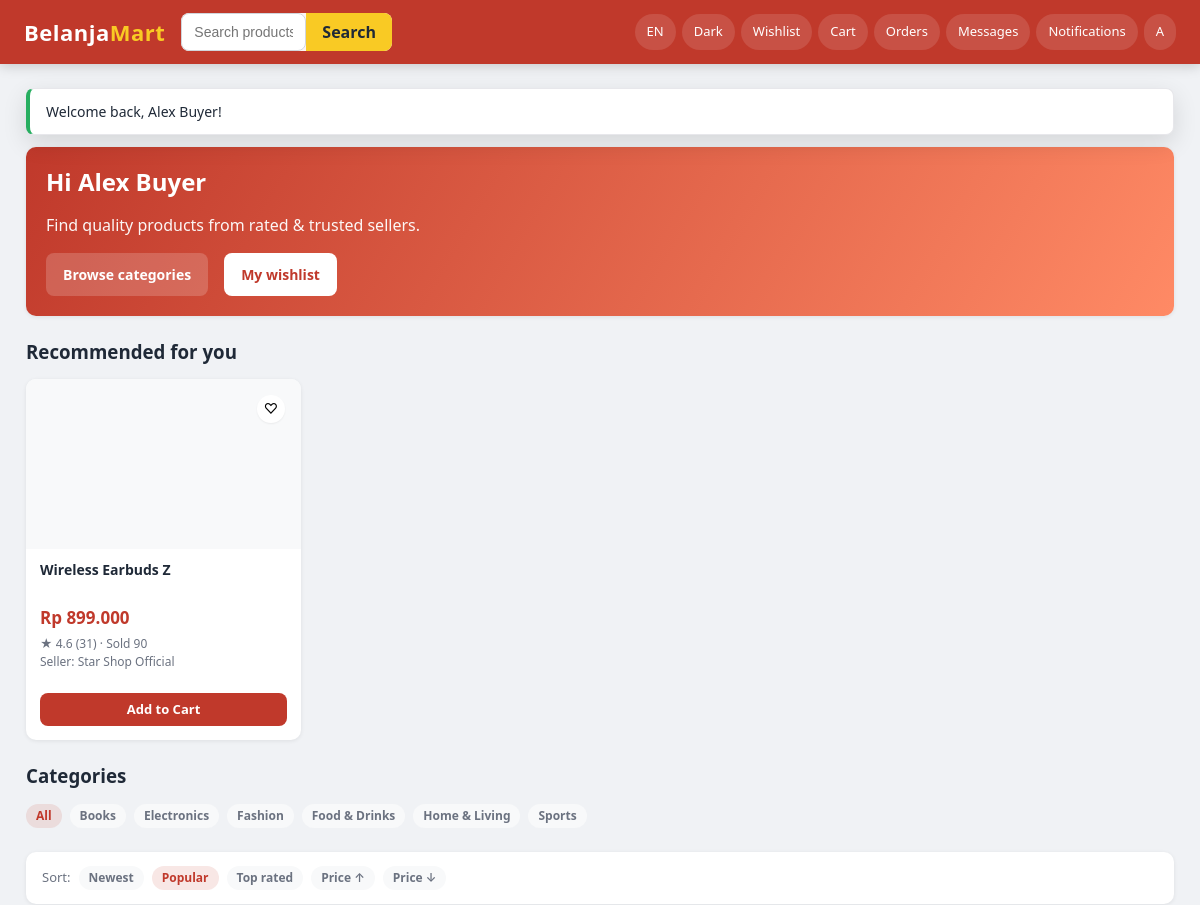
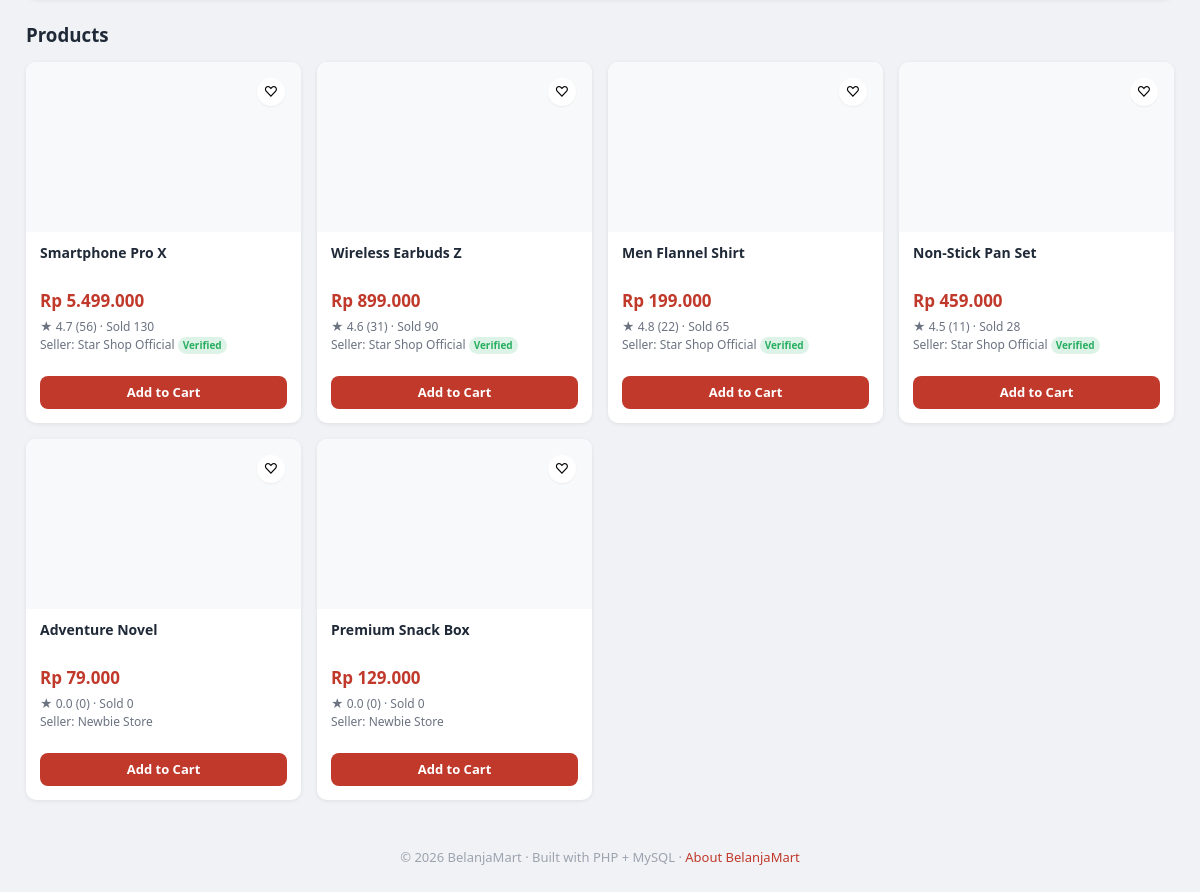
Screenshot of /frontend/pages/buyer/home.php?sort=popular (signed in) with the database file from the repository (2 pictures, top to bottom).
### tables this page shows
CREATE TABLE products (
    product_id     INT AUTO_INCREMENT PRIMARY KEY,
    seller_id      INT NOT NULL,                     
    category_id    INT,
    product_name   VARCHAR(180) NOT NULL,
    description    TEXT,
    price          DECIMAL(12,2) NOT NULL,           
    currency_code  CHAR(3) NOT NULL DEFAULT 'IDR',
    stock          INT NOT NULL DEFAULT 0,
    image          VARCHAR(255) DEFAULT NULL,
    weight_grams   INT NOT NULL DEFAULT 500,
    is_active      TINYINT(1) NOT NULL DEFAULT 1,
    average_rating DECIMAL(3,2) NOT NULL DEFAULT 0,
    total_reviews  INT NOT NULL DEFAULT 0,
    total_sold     INT NOT NULL DEFAULT 0,
    views          INT NOT NULL DEFAULT 0,
    created_at     TIMESTAMP DEFAULT CURRENT_TIMESTAMP,
    updated_at     TIMESTAMP DEFAULT CURRENT_TIMESTAMP ON UPDATE CURRENT_TIMESTAMP,
    FOREIGN KEY (seller_id)     REFERENCES users(user_id) ON DELETE CASCADE,
    FOREIGN KEY (category_id)   REFERENCES categories(category_id) ON DELETE SET NULL,
    FOREIGN KEY (currency_code) REFERENCES currencies(currency_code),
    INDEX idx_seller   (seller_id),
    INDEX idx_category (category_id),
    INDEX idx_active   (is_active),
    FULLTEXT KEY ft_name_desc (product_name, description)
);

CREATE TABLE currencies (
    currency_code  CHAR(3) PRIMARY KEY,             
    symbol         VARCHAR(8)   NOT NULL,
    name           VARCHAR(60)  NOT NULL,
     
    rate_to_usd    DECIMAL(18,6) NOT NULL DEFAULT 1,
    updated_at     TIMESTAMP DEFAULT CURRENT_TIMESTAMP ON UPDATE CURRENT_TIMESTAMP
);

CREATE TABLE seller_profiles (
    user_id        INT PRIMARY KEY,
    shop_name      VARCHAR(120) NOT NULL,
    description    TEXT,
    banner         VARCHAR(255) DEFAULT NULL,
     
    avg_rating         DECIMAL(3,2)  NOT NULL DEFAULT 0,
    total_reviews      INT NOT NULL DEFAULT 0,
    total_sales        INT NOT NULL DEFAULT 0,         
    total_cancellations INT NOT NULL DEFAULT 0,
    response_time_min  INT NOT NULL DEFAULT 0,         
    cancellation_rate  DECIMAL(5,2) NOT NULL DEFAULT 0,    
    delivery_success_rate DECIMAL(5,2) NOT NULL DEFAULT 100,
    is_verified        TINYINT(1) NOT NULL DEFAULT 0,
    FOREIGN KEY (user_id) REFERENCES users(user_id) ON DELETE CASCADE
);

CREATE TABLE categories (
    category_id    INT AUTO_INCREMENT PRIMARY KEY,
    category_name  VARCHAR(100) NOT NULL,
    icon           VARCHAR(20)  DEFAULT '📦',
    parent_id      INT NULL,
    FOREIGN KEY (parent_id) REFERENCES categories(category_id) ON DELETE SET NULL
);

### backend/core/Lang.php (called while the page is built, shortened)
<?php
class Lang
{
    private static ?string $locale = null;
    private static array $strings = [];
    private static array $fallback = [];
    private static bool $loaded = false;
    public static function locale(): string
    {
        if (self::$locale === null) {
            self::$locale = $_SESSION['__locale']
                ?? config('defaults.locale_code', 'en');
        }
        return self::$locale;
    }
    private static function load(): void
    {
        if (self::$loaded) return;
        $dir = __DIR__ . '/../lang/';
        $locale = self::locale();
        $fallbackFile = $dir . 'en.json';
        if (is_file($fallbackFile)) {
            self::$fallback = json_decode(file_get_contents($fallbackFile), true) ?: [];
        }
        if ($locale !== 'en') {
            $localeFile = $dir . $locale . '.json';
            if (is_file($localeFile)) {
                self::$strings = json_decode(file_get_contents($localeFile), true) ?: [];
            }
        } else {
            self::$strings = self::$fallback;
        }
        self::$loaded = true;
    }
    public static function get(string $key, array $replace = []): string
    {
        $text = self::$strings[$key] ?? self::$fallback[$key] ?? $key;
        foreach ($replace as $placeholder => $value) {
            $text = str_replace(':' . $placeholder, (string) $value, $text);
        }
        return $text;
    }
}

### backend/config/bootstrap.php (called while the page is built, shortened)
<?php
if (!defined('BM_BOOTSTRAPPED')) {
    $cfg = $GLOBALS['BM_CONFIG'];
    spl_autoload_register(function ($class) {
        $roots = [
            __DIR__ . '/../core/',
            __DIR__ . '/../models/',
            __DIR__ . '/../services/',
            __DIR__ . '/../controllers/',
            __DIR__ . '/../middleware/',
        ];
        foreach ($roots as $root) {
            $file = $root . $class . '.php';
            if (is_file($file)) {
                return;
            }
        }
    });
    foreach (['uploads', 'chat', 'logs'] as $key) {
        $path = $cfg['storage'][$key] ?? null;
        if ($path && !is_dir($path)) {
            @mkdir($path, 0777, true);
        }
    }
    require_once __DIR__ . '/../core/helpers.php';
}

### backend/core/Database.php (called while the page is built, shortened)
<?php
class Database
{
    private static ?PDO $pdo = null;
    public static function pdo(): PDO
    {
        if (self::$pdo instanceof PDO) {
            return self::$pdo;
        }
        $cfg  = config('db');
        $dsn  = sprintf(
            'mysql:host=%s;port=%d;dbname=%s;charset=%s',
            $cfg['host'], $cfg['port'], $cfg['database'], $cfg['charset']
        );
        try {
            self::$pdo = new PDO($dsn, $cfg['username'], $cfg['password'], [
                PDO::ATTR_ERRMODE            => PDO::ERRMODE_EXCEPTION,
                PDO::ATTR_DEFAULT_FETCH_MODE => PDO::FETCH_ASSOC,
                PDO::ATTR_EMULATE_PREPARES   => false,
            ]);
        } catch (PDOException $e) {
            http_response_code(500);
            die('Database connection failed: ' . $e->getMessage());
        }
        return self::$pdo;
    }
    public static function run(string $sql, array $params = []): PDOStatement
    {
        $stmt = self::pdo()->prepare($sql);
        $stmt->execute($params);
        return $stmt;
    }
    public static function all(string $sql, array $params = []): array
    {
        return self::run($sql, $params)->fetchAll();
    }
}

### backend/services/RecommendationService.php (called while the page is built, shortened)
<?php
class RecommendationService
{
    public static function topPicks(int $userId, int $limit = 8): array
    {
        $cats = Database::all("
            SELECT DISTINCT p.category_id
            FROM order_items oi
            JOIN orders o   ON o.order_id = oi.order_id
            JOIN products p ON p.product_id = oi.product_id
            WHERE o.user_id = ?
        ", [$userId]);
        $ids = array_column($cats, 'category_id');
        $in  = implode(',', array_map('intval', $ids));
        return Database::all("
            SELECT p.*, u.name AS seller_name, sp.shop_name,
                   (p.average_rating * 0.7 + LEAST(p.total_sold/100,1) * 0.3) AS score
            FROM products p
            JOIN users u            ON u.user_id    = p.seller_id
            LEFT JOIN seller_profiles sp ON sp.user_id = u.user_id
            WHERE p.is_active = 1
              AND p.stock > 0
              AND p.category_id IN ($in)
              AND p.product_id NOT IN (
                  SELECT oi.product_id FROM order_items oi
                  JOIN orders o ON o.order_id = oi.order_id
                  WHERE o.user_id = ?
              )
            ORDER BY score DESC, p.average_rating DESC
            LIMIT $limit
        ", [$userId]);
    }
}

### backend/models/WishlistModel.php (called while the page is built, shortened)
<?php
class WishlistModel
{
    public static function listFor(int $userId): array
    {
        return Database::all("
            SELECT p.*, w.created_at AS added_at,
                   sp.shop_name, u.name AS seller_name
            FROM wishlist w
            JOIN products p ON p.product_id = w.product_id
            JOIN users u    ON u.user_id    = p.seller_id
            LEFT JOIN seller_profiles sp ON sp.user_id = u.user_id
            WHERE w.user_id = ?
            ORDER BY w.created_at DESC
        ", [$userId]);
    }
}

### backend/core/Currency.php (called while the page is built, shortened)
<?php
class Currency
{
    private static array $cache = [];
    public static function load(): array
    {
        if (!empty(self::$cache)) return self::$cache;
        $rows = Database::all("SELECT * FROM currencies");
        foreach ($rows as $r) self::$cache[$r['currency_code']] = $r;
        return self::$cache;
    }
    public static function symbol(string $code): string
    {
        $all = self::load();
        return $all[$code]['symbol'] ?? $code;
    }
    public static function convert(float $amount, string $from, string $to): float
    {
        if ($from === $to) return $amount;
        $usd = $amount / max(self::rate($from), 0.0000001);
        return $usd * self::rate($to);
    }
    public static function format(float $amount, string $code): string
    {
        $sym = self::symbol($code);
        $decimals = in_array($code, ['IDR', 'JPY'], true) ? 0 : 2;
        return $sym . ' ' . number_format($amount, $decimals, ',', '.');
    }
    public static function display(float $amount, string $from, string $to): string
    {
        return self::format(self::convert($amount, $from, $to), $to);
    }
}

### backend/models/ProductModel.php (called while the page is built, shortened)
<?php
class ProductModel
{
    public static function search(array $filters = []): array
    {
        $where  = ['p.is_active = 1'];
        $params = [];
        if (!empty($filters['in_stock'])) {
            $where[] = 'p.stock > 0';
        }
        $orderBy = match ($filters['sort'] ?? '') {
            'price_asc'  => 'p.price ASC',
            'price_desc' => 'p.price DESC',
            'rating'     => 'p.average_rating DESC, p.total_reviews DESC',
            'popular'    => 'p.total_sold DESC',
            default      => 'p.created_at DESC',
        };
        $sql = "SELECT p.*, c.category_name, c.icon AS category_icon,
                       u.name AS seller_name, sp.shop_name,
                       sp.avg_rating AS seller_rating, sp.is_verified AS seller_verified
                FROM products p
                LEFT JOIN categories c     ON p.category_id = c.category_id
                LEFT JOIN users u          ON p.seller_id   = u.user_id
                LEFT JOIN seller_profiles sp ON sp.user_id  = u.user_id
                WHERE " . implode(' AND ', $where) . "
                ORDER BY $orderBy";
        $limit  = (int) ($filters['limit']  ?? 24);
        $offset = (int) ($filters['offset'] ?? 0);
        $sql   .= " LIMIT $limit OFFSET $offset";
        return Database::all($sql, $params);
    }
    public static function categories(): array
    {
        return Database::all("SELECT * FROM categories ORDER BY category_name");
    }
}

### frontend/components/product_card.php (the view, shortened to what this page needs)
<?php
$display = $displayCurrency ?? ($p['currency_code'] ?? 'IDR');
$priceText = Currency::display(
    (float) $p['price'],
    $p['currency_code'] ?? 'IDR',
    $display
);
$wished = !empty($p['_wished']);
?>
<div class="product-card">
    <a href="<?= base_url('/frontend/pages/shared/product_detail.php?id=' . (int) $p['product_id']) ?>" style="color:inherit;">
        <div class="img">
            <?php if (current_user() && (current_user()['role'] ?? null) === 'buyer'): ?>
                <form method="POST" action="<?= base_url('/frontend/pages/buyer/wishlist.php') ?>" style="position:absolute; top:8px; right:8px;">
                    <button type="submit" class="wish-btn <?= $wished ? 'active' : '' ?>" title="Wishlist">
                        <?= $wished ? '♥' : '♡' ?>
                    </button>
                </form>
            <?php endif; ?>
        </div>
        <div class="body">
            <div class="name"><?= e($p['product_name']) ?></div>
            <div class="price"><?= $priceText ?></div>
            <div class="meta">★ <?= number_format((float) $p['average_rating'], 1) ?>
                (<?= (int) $p['total_reviews'] ?>) · <?= e(__('Sold')) ?> <?= (int) ($p['total_sold'] ?? 0) ?></div>
            <div class="meta"><?= e(__('Seller')) ?>: <?= e($p['shop_name'] ?? $p['seller_name'] ?? '-') ?>
                <?php if (!empty($p['seller_verified'])): ?> <span class="tag tag-success" style="font-size:10px; padding:1px 5px;">Verified</span><?php endif; ?>
            </div>
        </div>
    </a>
    <div class="body" style="padding-top:0;">
        <div class="actions">
            <?php if (current_user() && (current_user()['role'] ?? null) === 'buyer'): ?>
                <a href="<?= base_url('/frontend/pages/buyer/cart.php?add=' . (int) $p['product_id']) ?>" class="btn btn-primary btn-sm btn-block"><?= e(__('Add to Cart')) ?></a>
            <?php else: ?>
                <a href="<?= base_url('/frontend/pages/shared/product_detail.php?id=' . (int) $p['product_id']) ?>" class="btn btn-outline btn-sm btn-block"><?= e(__('View Details')) ?></a>
            <?php endif; ?>
        </div>
    </div>
</div>

### frontend/pages/buyer/home.php (shortened to what this page needs)
<?php
require_once __DIR__ . '/../../../backend/config/bootstrap.php';
$user        = current_user();
$displayCur  = $user['currency'] ?? 'IDR';
$filters = [
    'category_id' => (int) ($_GET['cat'] ?? 0) ?: null,
    'search'      => trim((string) ($_GET['q'] ?? '')) ?: null,
    'sort'        => $_GET['sort'] ?? null,
    'limit'       => 24,
    'in_stock'    => true,
];
$products      = ProductModel::search($filters);
$categories    = ProductModel::categories();
$recommendations = RecommendationService::topPicks((int) $user['user_id'], 8);
$wishlistIds   = array_column(WishlistModel::listFor((int) $user['user_id']), 'product_id');
?>
<div class="card" style="background: linear-gradient(120deg, var(--color-primary), #ff8a65); color:#fff; margin-bottom:24px;">
    <h2 style="font-size:24px;"><?= e(__('Hi :name', ['name' => $user['name']])) ?></h2>
    <p style="opacity:.95;"><?= e(__('Find quality products from rated & trusted sellers.')) ?></p>
    <div class="row mt-2">
        <a class="btn" style="background:rgba(255,255,255,.18); color:#fff;" href="#categories"><?= e(__('Browse categories')) ?></a>
        <a class="btn" style="background:#fff; color:var(--color-primary);" href="<?= base_url('/frontend/pages/buyer/wishlist.php') ?>"><?= e(__('My wishlist')) ?></a>
    </div>
</div>
<?php if (!empty($recommendations)): ?>
<h3 class="mb-2"><?= e(__('Recommended for you')) ?></h3>
<div class="grid grid-cards mb-3">
    <?php foreach ($recommendations as $p):
        $p['_wished'] = in_array($p['product_id'], $wishlistIds, true);
        component('product_card', ['p' => $p, 'displayCurrency' => $displayCur]);
    endforeach; ?>
</div>
<?php endif; ?>
<h3 id="categories" class="mb-2"><?= e(__('Categories')) ?></h3>
<div class="row mb-3" style="gap:8px; flex-wrap:wrap;">
    <a class="tag <?= empty($filters['category_id']) ? 'tag-primary' : '' ?>" href="<?= base_url('/frontend/pages/buyer/home.php') ?>"><?= e(__('All')) ?></a>
    <?php foreach ($categories as $c): ?>
        <a class="tag <?= ($filters['category_id'] ?? 0) == $c['category_id'] ? 'tag-primary' : '' ?>"
           href="<?= base_url('/frontend/pages/buyer/home.php?cat=' . (int) $c['category_id']) ?>">
            <?= e($c['icon']) ?> <?= e($c['category_name']) ?>
        </a>
    <?php endforeach; ?>
</div>
<div class="card card-tight mb-3" style="display:flex; gap:8px; align-items:center; flex-wrap:wrap;">
    <span class="text-muted fs-13"><?= e(__('Sort')) ?>:</span>
    <?php
    $sorts = [
        '' => __('Newest'),
        'popular' => __('Popular'),
        'rating' => __('Top rated'),
        'price_asc' => __('Price ascending'),
        'price_desc' => __('Price descending'),
    ];
    $params = $_GET;
    foreach ($sorts as $key => $label):
        $params['sort'] = $key;
        $href = base_url('/frontend/pages/buyer/home.php?' . http_build_query($params));
        $active = ($_GET['sort'] ?? '') === $key;
    ?>
        <a class="tag <?= $active ? 'tag-primary' : '' ?>" href="<?= $href ?>"><?= e($label) ?></a>
    <?php endforeach; ?>
</div>
<h3 class="mb-2">
    <?= e(__('Products')) ?>
</h3>
<?php if (empty($products)): ?>
    <div class="card center" style="padding: 50px; flex-direction: column;">
        <div style="font-size:24px; color:var(--text-soft);">No results</div>
        <p class="text-muted"><?= e(__('No products match your filters.')) ?></p>
    </div>
<?php else: ?>
<div class="grid grid-cards">
    <?php foreach ($products as $p):
        $p['_wished'] = in_array($p['product_id'], $wishlistIds, true);
        component('product_card', ['p' => $p, 'displayCurrency' => $displayCur]);
    endforeach; ?>
</div>
<?php endif; ?>

### rows the page displays
products: product_name "Wireless Earbuds Z", priceText "Rp 899.000", average_rating "4.6", total_reviews "31", total_sold "90", seller_profiles.shop_name "Star Shop Official", shows "Verified"
categories: category_name "Books"
categories: category_name "Electronics"
categories: category_name "Fashion"
categories: category_name "Food & Drinks"
categories: category_name "Home & Living"
categories: category_name "Sports"
products: product_name "Smartphone Pro X", priceText "Rp 5.499.000", average_rating "4.7", total_reviews "56", total_sold "130", seller_profiles.shop_name "Star Shop Official", shows "Verified"
products: product_name "Men Flannel Shirt", priceText "Rp 199.000", average_rating "4.8", total_reviews "22", total_sold "65", seller_profiles.shop_name "Star Shop Official", shows "Verified"
products: product_name "Non-Stick Pan Set", priceText "Rp 459.000", average_rating "4.5", total_reviews "11", total_sold "28", seller_profiles.shop_name "Star Shop Official", shows "Verified"
products: product_name "Adventure Novel", priceText "Rp 79.000", average_rating "0.0", total_reviews "0", total_sold "0", seller_profiles.shop_name "Newbie Store"
products: product_name "Premium Snack Box", priceText "Rp 129.000", average_rating "0.0", total_reviews "0", total_sold "0", seller_profiles.shop_name "Newbie Store"

### other values shown
$langFlags[$currentLang] "EN"
__('Wishlist') "Wishlist"
__('Cart') "Cart"
__('Orders') "Orders"
__('Messages') "Messages"
__('Notifications') "Notifications"
mb_strtoupper(mb_substr($user['name'], 0, 1)) "A"
$ok "Welcome back, Alex Buyer!"
__('Hi :name', ['name' => $user['name']]) "Hi Alex Buyer"
__('Find quality products from rated & trusted sellers.') "Find quality products from rated & trusted sellers."
__('Browse categories') "Browse categories"
__('My wishlist') "My wishlist"
__('Recommended for you') "Recommended for you"
__('Categories') "Categories"
__('All') "All"
